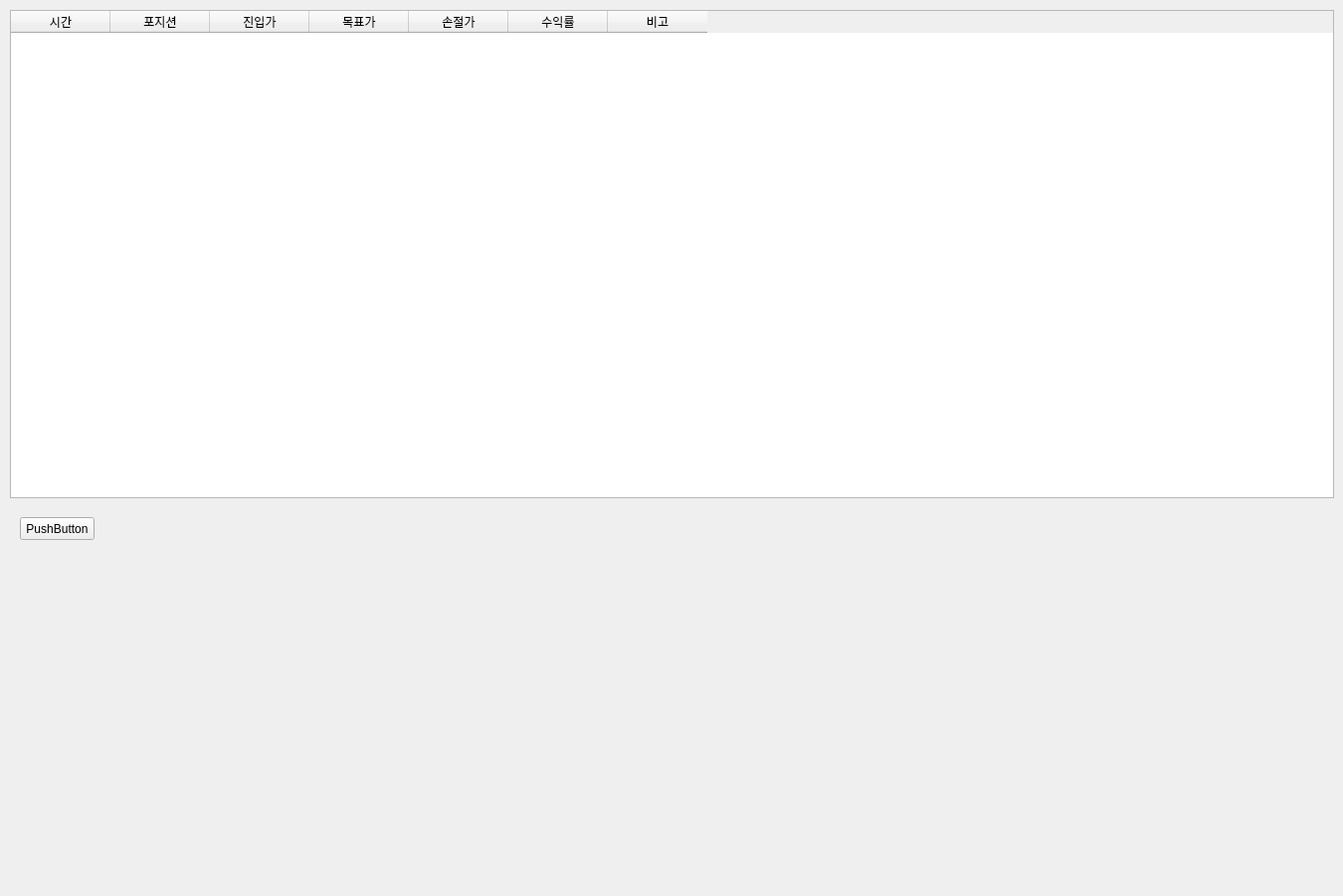
<?xml version="1.0" encoding="UTF-8"?>
<ui version="4.0">
 <class>Form</class>
 <widget class="QWidget" name="Form">
  <property name="geometry">
   <rect>
    <x>0</x>
    <y>0</y>
    <width>1350</width>
    <height>901</height>
   </rect>
  </property>
  <property name="windowTitle">
   <string>Form</string>
  </property>
  <widget class="QTableWidget" name="tableWidget_2">
   <property name="geometry">
    <rect>
     <x>10</x>
     <y>10</y>
     <width>1331</width>
     <height>491</height>
    </rect>
   </property>
   <column>
    <property name="text">
     <string>시간</string>
    </property>
   </column>
   <column>
    <property name="text">
     <string>포지션</string>
    </property>
   </column>
   <column>
    <property name="text">
     <string>진입가</string>
    </property>
   </column>
   <column>
    <property name="text">
     <string>목표가</string>
    </property>
   </column>
   <column>
    <property name="text">
     <string>손절가</string>
    </property>
   </column>
   <column>
    <property name="text">
     <string>수익률</string>
    </property>
   </column>
   <column>
    <property name="text">
     <string>비고</string>
    </property>
   </column>
  </widget>
  <widget class="QPushButton" name="pushButton">
   <property name="geometry">
    <rect>
     <x>20</x>
     <y>520</y>
     <width>75</width>
     <height>23</height>
    </rect>
   </property>
   <property name="text">
    <string>PushButton</string>
   </property>
  </widget>
 </widget>
 <resources/>
 <connections/>
</ui>
